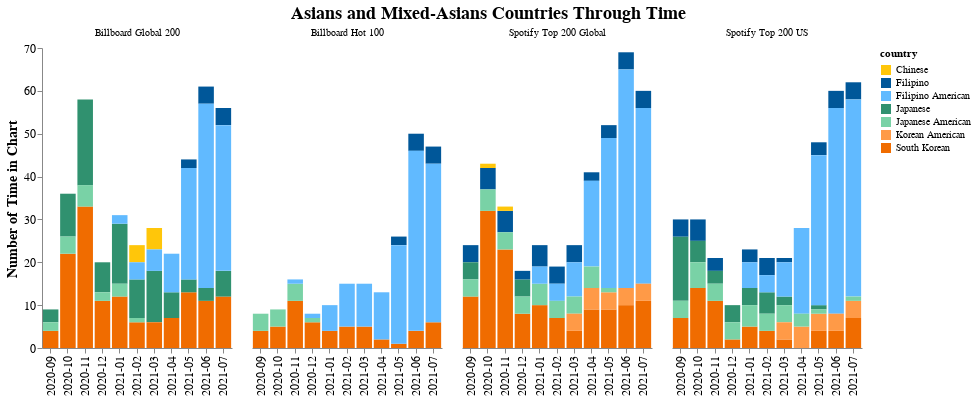

Here is the notebook cell this chart was saved with:
### Code cell
# Plot of Asians vs Mixed-Asians Countries through Time
df_all = pd.read_csv('./post_processed_data/df_all_peaks.csv')
stacked_bar = alt.Chart(df_all,
                        title="Asians and Mixed-Asians Countries Through Time"
).mark_bar().encode(
    x=alt.X('month:N', title=None),
    y=alt.Y('sum(count):Q', axis=alt.Axis(grid=False,
                                          title='Number of Time in Chart')),
    column=alt.Column('chartname:N', title=None),
    color=alt.Color('country:N', 
                    scale=alt.Scale(range=['#ffc60a', '#005799', '#61baff',
                                           '#30916f', '#79d2a6', '#ff9a47',
                                           '#f06c00']

))
).configure_view(
    strokeOpacity=0    
).properties(
    width=190,
    height=300
).configure_axis(
    labelFontSize=12,
    titleFontSize=14
).configure_title(
    fontSize=18, 
    offset=5,                                  
    orient='top', 
    anchor='middle')

stacked_bar

### Figure 1 — Vega-Lite specification as saved in the notebook (floating-point values rounded to 4 significant figures; data arrays with more than 128 entries replaced by an {"elided": "..."} marker saying what was removed)
{"config": {"view": {"continuousWidth": 400, "continuousHeight": 300, "strokeOpacity": 0}, "axis": {"labelFontSize": 12, "titleFontSize": 14}, "title": {"anchor": "middle", "fontSize": 18, "offset": 5, "orient": "top"}}, "data": {"name": "data-33fe82f62913a0fccd19a8612a00798f"}, "mark": "bar", "encoding": {"color": {"type": "nominal", "field": "country", "scale": {"range": ["#ffc60a", "#005799", "#61baff", "#30916f", "#79d2a6", "#ff9a47", "#f06c00"]}}, "column": {"type": "nominal", "field": "chartname", "title": null}, "x": {"type": "nominal", "field": "month", "title": null}, "y": {"type": "quantitative", "aggregate": "sum", "axis": {"grid": false, "title": "Number of Time in Chart"}, "field": "count"}}, "height": 300, "title": "Asians and Mixed-Asians Countries Through Time", "width": 190, "$schema": "https://vega.github.io/schema/vega-lite/v4.8.1.json", "datasets": {"data-33fe82f62913a0fccd19a8612a00798f": {"elided": "163 records"}}}
